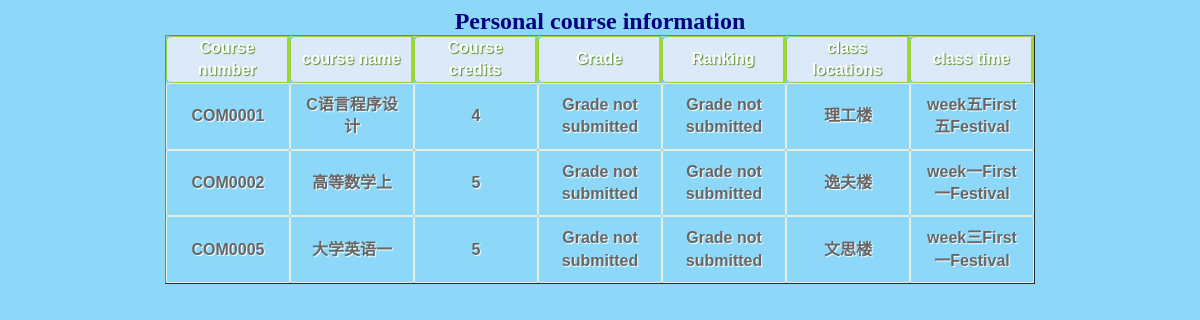
The page /student_sel_self (signed in) on the database its author committed.
### tables this page shows
CREATE TABLE "tc" (
	 "tno" varchar(20,0) NOT NULL,
	 "cno" varchar(20,0) NOT NULL,
	 "clocation" varchear(20,0) NOT NULL,
	 "cmaxcount" integer(3,0) NOT NULL,
	 "ctime" text(20,0) NOT NULL,
	 "cstatus" varchar(5,0),
	PRIMARY KEY("tno","cno")
);

CREATE TABLE "sc" (
	 "sno" varchar(20,0) NOT NULL,
	 "cno" varchar(20,0) NOT NULL,
	 "grade" decimal(3,1),
	PRIMARY KEY("sno","cno")
);

CREATE TABLE "course" (
	 "cno" varchar(20,0) NOT NULL,
	 "cname" varchar(20,0) NOT NULL,
	 "ccredit" integer(2,0) NOT NULL,
	PRIMARY KEY("cno")
);

### StuManager.py (the view)
@app.route('/student_sel_self')
def student_sel_self():
    if not session.get('role') or session['role'] != 'student':
        error = "You are not logged in or you are not a student"
        return render_template("login.html", error=error)
    cursor = get_db()
    cous = cursor.execute(
        "SELECT sc.cno,cname,ccredit,ctime,clocation,grade,cstatus FROM course,sc,tc WHERE sc.sno=? AND course.cno=sc.cno AND tc.cno=sc.cno",
        (session['username'],)).fetchall()
    data = dict()
    for cou in cous:
        if cou[6] == "submitted":
            info = dict()
            info['rank'] = \
            cursor.execute("SELECT count(*)+1 FROM sc WHERE cno=? AND grade>?", (cou[0], cou[5])).fetchone()[0]
            data[cou[0]] = info
    return render_template('student_sel_self.html', cous=cous, data=data)

### StuManager.py (called while the page is built)
def connect_db():
    conn = sqlite3.connect(app.config['DATABASE'])
    conn.row_factory = sqlite3.Row
    return conn

def get_db():
    if not hasattr(g, 'sqlite_db'):  # 未连接数据库
        g.sqlite_db = connect_db()
    return g.sqlite_db

### templates/student_sel_self.html (shortened to what this page needs)
<!DOCTYPE HTML PUBLIC "-//W3C//DTD HTML 4.01 Transitional//EN">
<html>
  <head>
    <link rel="stylesheet" href="{{ url_for('static',filename='css/style.css') }}">
  </head>
  <body bgcolor="#8dd8f8">
    <div align="center"><font size="5" color="#000080" face="华文楷体"><b>Personal course information</b></font></div>
     <table class="table1" border="1" cellspacing="0" cellpadding="0" align="center">
     <tr align="center"><th width="100">Course number</th><th width="100">course name</th><th width="100">Course credits</th><th width="100">Grade</th><th width="100">Ranking</th><th width="100">class locations</th><th width="100">class time</th></tr>
     {% if cous : %}
      {% for cou in cous : %}
            	<tr align="center">
		    		    <td>{{ cou[0] }}</td>
                <td>{{ cou[1] }}</td>
                <td>{{ cou[2] }}</td>
              {% if cou[6]=='已提交' : %}
                <td>{{ cou[5] }}</td>
                <td>{{ data[cou[0]]['rank'] }}</td>
              {% else : %}
                <td>Grade not submitted</td>
                <td>Grade not submitted</td>
              {% endif %}
                <td>{{ cou[4] }}</td>
                <td>week{{ cou[3][0] }}First{{ cou[3][1] }}Festival</td>
				</tr>
      {% endfor %}
    {% else : %}
	<tr><th colspan="6">No course information！</th></tr>
    {% endif %}
	</table>
  </body>
</html>

### static/css/style.css (style rules this page uses)
table.table1 { font-family: "Trebuchet MS", sans-serif; font-size: 16px; font-weight: bold; line-height: 1.4em; font-style: normal; border-collapse:separate; }
.table1 tbody th { color:#fff; text-shadow:1px 1px 1px #568F23; background-color:#dce9f9; border:1px solid #93CE37; border-right:3px solid #9ED929; padding:0px 10px; -moz-border-radius:5px 0px 0px 5px; -webkit-border-top-left-radius:5px; -webkit-border-bottom-left-radius:5px; border-top-left-radius:5px; border-bottom-left-radius:5px; }
.table1 tbody td { padding:10px; text-align:center; border: 1px solid #E7EFE0; -moz-border-radius:2px; -webkit-border-radius:2px; border-radius:2px; color:#666; text-shadow:1px 1px 1px #fff; }

### rows shown on the page
tc: cno "COM0001", cname "C语言程序设计", ccredit "4", clocation "理工楼", ctime "五"
tc: cno "COM0002", cname "高等数学上", ccredit "5", clocation "逸夫楼", ctime "一"
tc: cno "COM0005", cname "大学英语一", ccredit "5", clocation "文思楼", ctime "三", ctime "一"
